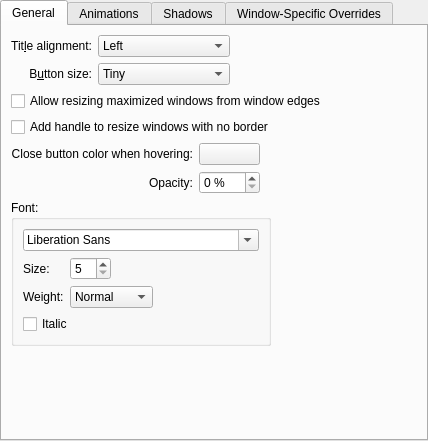
<?xml version="1.0" encoding="UTF-8"?>
<ui version="4.0">
 <class>BreezeConfigurationUI</class>
 <widget class="QWidget" name="BreezeConfigurationUI">
  <property name="geometry">
   <rect>
    <x>0</x>
    <y>0</y>
    <width>428</width>
    <height>441</height>
   </rect>
  </property>
  <layout class="QVBoxLayout" name="verticalLayout">
   <property name="leftMargin">
    <number>0</number>
   </property>
   <property name="topMargin">
    <number>0</number>
   </property>
   <property name="rightMargin">
    <number>0</number>
   </property>
   <property name="bottomMargin">
    <number>0</number>
   </property>
   <item>
    <widget class="QTabWidget" name="tabWidget">
     <property name="currentIndex">
      <number>0</number>
     </property>
     <widget class="QWidget" name="tab">
      <attribute name="title">
       <string>General</string>
      </attribute>
      <layout class="QGridLayout" name="gridLayout_4">
       <item row="0" column="0">
        <widget class="QLabel" name="label_3">
         <property name="text">
          <string>Tit&amp;le alignment:</string>
         </property>
         <property name="alignment">
          <set>Qt::AlignRight|Qt::AlignTrailing|Qt::AlignVCenter</set>
         </property>
         <property name="buddy">
          <cstring>titleAlignment</cstring>
         </property>
        </widget>
       </item>
       <item row="0" column="1">
        <widget class="QComboBox" name="titleAlignment">
         <item>
          <property name="text">
           <string>Left</string>
          </property>
         </item>
         <item>
          <property name="text">
           <string>Center</string>
          </property>
         </item>
         <item>
          <property name="text">
           <string>Center (Full Width)</string>
          </property>
         </item>
         <item>
          <property name="text">
           <string>Right</string>
          </property>
         </item>
        </widget>
       </item>
       <item row="0" column="2">
        <spacer name="horizontalSpacer">
         <property name="orientation">
          <enum>Qt::Horizontal</enum>
         </property>
         <property name="sizeHint" stdset="0">
          <size>
           <width>40</width>
           <height>20</height>
          </size>
         </property>
        </spacer>
       </item>
       <item row="1" column="0">
        <widget class="QLabel" name="label_4">
         <property name="text">
          <string>B&amp;utton size:</string>
         </property>
         <property name="alignment">
          <set>Qt::AlignRight|Qt::AlignTrailing|Qt::AlignVCenter</set>
         </property>
         <property name="buddy">
          <cstring>buttonSize</cstring>
         </property>
        </widget>
       </item>
       <item row="1" column="1">
        <widget class="QComboBox" name="buttonSize">
         <item>
          <property name="text">
           <string>Tiny</string>
          </property>
         </item>
         <item>
          <property name="text">
           <string comment="@item:inlistbox Button size:">Small</string>
          </property>
         </item>
         <item>
          <property name="text">
           <string comment="@item:inlistbox Button size:">Medium</string>
          </property>
         </item>
         <item>
          <property name="text">
           <string comment="@item:inlistbox Button size:">Large</string>
          </property>
         </item>
         <item>
          <property name="text">
           <string comment="@item:inlistbox Button size:">Very Large</string>
          </property>
         </item>
        </widget>
       </item>
       <item row="3" column="0" colspan="3">
        <widget class="QCheckBox" name="drawBorderOnMaximizedWindows">
         <property name="text">
          <string>Allow resizing maximized windows from window edges</string>
         </property>
        </widget>
       </item>
       <item row="6" column="0" colspan="3">
        <widget class="QCheckBox" name="drawSizeGrip">
         <property name="text">
          <string>Add handle to resize windows with no border</string>
         </property>
        </widget>
       </item>
       <item row="8" column="0" colspan="3">
        <layout class="QGridLayout" name="gridLayout_2" columnstretch="0,0,0,1">
         <item row="1" column="1">
          <widget class="QSpinBox" name="opacitySpinBox">
           <property name="suffix">
            <string> %</string>
           </property>
           <property name="maximum">
            <number>100</number>
           </property>
          </widget>
         </item>
         <item row="3" column="0" colspan="3">
          <widget class="QGroupBox" name="groupBox">
           <property name="title">
            <string>Font:</string>
           </property>
           <layout class="QGridLayout" name="gridLayout_3">
            <item row="0" column="0" colspan="5">
             <widget class="QFontComboBox" name="fontComboBox"/>
            </item>
            <item row="1" column="1" alignment="Qt::AlignLeft">
             <widget class="QSpinBox" name="fontSizeSpinBox">
              <property name="minimum">
               <number>5</number>
              </property>
              <property name="maximum">
               <number>50</number>
              </property>
             </widget>
            </item>
            <item row="1" column="0">
             <widget class="QLabel" name="label_9">
              <property name="text">
               <string>Size:</string>
              </property>
             </widget>
            </item>
            <item row="1" column="4">
             <spacer name="horizontalSpacer_3">
              <property name="orientation">
               <enum>Qt::Horizontal</enum>
              </property>
              <property name="sizeHint" stdset="0">
               <size>
                <width>5</width>
                <height>5</height>
               </size>
              </property>
             </spacer>
            </item>
            <item row="2" column="0">
             <widget class="QLabel" name="label_8">
              <property name="text">
               <string>Weight:</string>
              </property>
             </widget>
            </item>
            <item row="2" column="1">
             <widget class="QComboBox" name="weightComboBox">
              <property name="currentIndex">
               <number>0</number>
              </property>
              <item>
               <property name="text">
                <string>Normal</string>
               </property>
              </item>
              <item>
               <property name="text">
                <string>Medium</string>
               </property>
              </item>
              <item>
               <property name="text">
                <string>DemiBold</string>
               </property>
              </item>
              <item>
               <property name="text">
                <string>Bold</string>
               </property>
              </item>
              <item>
               <property name="text">
                <string>ExtraBold</string>
               </property>
              </item>
              <item>
               <property name="text">
                <string>Black</string>
               </property>
              </item>
             </widget>
            </item>
            <item row="3" column="0" colspan="2">
             <widget class="QCheckBox" name="italicCheckBox">
              <property name="text">
               <string>Italic</string>
              </property>
             </widget>
            </item>
           </layout>
          </widget>
         </item>
         <item row="0" column="0">
          <widget class="QLabel" name="label_7">
           <property name="text">
            <string>Close button color when hovering:</string>
           </property>
           <property name="alignment">
            <set>Qt::AlignRight|Qt::AlignTrailing|Qt::AlignVCenter</set>
           </property>
          </widget>
         </item>
         <item row="0" column="1">
          <widget class="KColorButton" name="closeHoverColor">
           <property name="color">
            <color>
             <red>255</red>
             <green>0</green>
             <blue>0</blue>
            </color>
           </property>
           <property name="defaultColor">
            <color>
             <red>255</red>
             <green>0</green>
             <blue>0</blue>
            </color>
           </property>
          </widget>
         </item>
         <item row="1" column="0">
          <widget class="QLabel" name="label_6">
           <property name="text">
            <string>Opacity:</string>
           </property>
           <property name="alignment">
            <set>Qt::AlignRight|Qt::AlignTrailing|Qt::AlignVCenter</set>
           </property>
          </widget>
         </item>
         <item row="3" column="3">
          <spacer name="horizontalSpacer_2">
           <property name="orientation">
            <enum>Qt::Horizontal</enum>
           </property>
           <property name="sizeHint" stdset="0">
            <size>
             <width>5</width>
             <height>5</height>
            </size>
           </property>
          </spacer>
         </item>
         <item row="1" column="2">
          <spacer name="horizontalSpacer_6">
           <property name="orientation">
            <enum>Qt::Horizontal</enum>
           </property>
           <property name="sizeHint" stdset="0">
            <size>
             <width>5</width>
             <height>5</height>
            </size>
           </property>
          </spacer>
         </item>
        </layout>
       </item>
       <item row="9" column="0" colspan="3">
        <spacer name="verticalSpacer">
         <property name="orientation">
          <enum>Qt::Vertical</enum>
         </property>
         <property name="sizeHint" stdset="0">
          <size>
           <width>20</width>
           <height>40</height>
          </size>
         </property>
        </spacer>
       </item>
      </layout>
     </widget>
     <widget class="QWidget" name="tab_2">
      <attribute name="title">
       <string>Animations</string>
      </attribute>
      <layout class="QGridLayout" name="gridLayout_5">
       <item row="1" column="0">
        <widget class="QLabel" name="animationsDurationLabel">
         <property name="enabled">
          <bool>false</bool>
         </property>
         <property name="text">
          <string>Anima&amp;tions duration:</string>
         </property>
         <property name="alignment">
          <set>Qt::AlignRight|Qt::AlignTrailing|Qt::AlignVCenter</set>
         </property>
         <property name="buddy">
          <cstring>animationsDuration</cstring>
         </property>
        </widget>
       </item>
       <item row="1" column="1">
        <widget class="QSpinBox" name="animationsDuration">
         <property name="enabled">
          <bool>false</bool>
         </property>
         <property name="suffix">
          <string> ms</string>
         </property>
         <property name="maximum">
          <number>500</number>
         </property>
        </widget>
       </item>
       <item row="1" column="2">
        <spacer name="horizontalSpacer_4">
         <property name="orientation">
          <enum>Qt::Horizontal</enum>
         </property>
         <property name="sizeHint" stdset="0">
          <size>
           <width>40</width>
           <height>20</height>
          </size>
         </property>
        </spacer>
       </item>
       <item row="0" column="0" colspan="3">
        <widget class="QCheckBox" name="animationsEnabled">
         <property name="text">
          <string>Enable animations</string>
         </property>
        </widget>
       </item>
       <item row="2" column="0" colspan="3">
        <spacer name="verticalSpacer_2">
         <property name="orientation">
          <enum>Qt::Vertical</enum>
         </property>
         <property name="sizeHint" stdset="0">
          <size>
           <width>20</width>
           <height>40</height>
          </size>
         </property>
        </spacer>
       </item>
      </layout>
     </widget>
     <widget class="QWidget" name="tab_4">
      <attribute name="title">
       <string>Shadows</string>
      </attribute>
      <layout class="QGridLayout" name="gridLayout">
       <item row="0" column="0">
        <widget class="QLabel" name="label">
         <property name="text">
          <string>Si&amp;ze:</string>
         </property>
         <property name="alignment">
          <set>Qt::AlignRight|Qt::AlignTrailing|Qt::AlignVCenter</set>
         </property>
         <property name="buddy">
          <cstring>shadowSize</cstring>
         </property>
        </widget>
       </item>
       <item row="0" column="1">
        <widget class="QComboBox" name="shadowSize">
         <item>
          <property name="text">
           <string comment="@item:inlistbox Button size:">None</string>
          </property>
         </item>
         <item>
          <property name="text">
           <string comment="@item:inlistbox Button size:">Small</string>
          </property>
         </item>
         <item>
          <property name="text">
           <string comment="@item:inlistbox Button size:">Medium</string>
          </property>
         </item>
         <item>
          <property name="text">
           <string comment="@item:inlistbox Button size:">Large</string>
          </property>
         </item>
         <item>
          <property name="text">
           <string comment="@item:inlistbox Button size:">Very Large</string>
          </property>
         </item>
        </widget>
       </item>
       <item row="1" column="0">
        <widget class="QLabel" name="label_2">
         <property name="text">
          <string comment="strength of the shadow (from transparent to opaque)">S&amp;trength:</string>
         </property>
         <property name="alignment">
          <set>Qt::AlignRight|Qt::AlignTrailing|Qt::AlignVCenter</set>
         </property>
         <property name="buddy">
          <cstring>shadowStrength</cstring>
         </property>
        </widget>
       </item>
       <item row="1" column="1">
        <widget class="QSpinBox" name="shadowStrength">
         <property name="suffix">
          <string>%</string>
         </property>
         <property name="minimum">
          <number>10</number>
         </property>
         <property name="maximum">
          <number>100</number>
         </property>
        </widget>
       </item>
       <item row="1" column="2">
        <spacer name="horizontalSpacer_5">
         <property name="orientation">
          <enum>Qt::Horizontal</enum>
         </property>
         <property name="sizeHint" stdset="0">
          <size>
           <width>40</width>
           <height>20</height>
          </size>
         </property>
        </spacer>
       </item>
       <item row="2" column="0">
        <widget class="QLabel" name="label_5">
         <property name="text">
          <string>Color:</string>
         </property>
         <property name="alignment">
          <set>Qt::AlignRight|Qt::AlignTrailing|Qt::AlignVCenter</set>
         </property>
        </widget>
       </item>
       <item row="2" column="1">
        <widget class="KColorButton" name="shadowColor"/>
       </item>
       <item row="3" column="0" colspan="3">
        <spacer name="verticalSpacer_3">
         <property name="orientation">
          <enum>Qt::Vertical</enum>
         </property>
         <property name="sizeHint" stdset="0">
          <size>
           <width>20</width>
           <height>40</height>
          </size>
         </property>
        </spacer>
       </item>
      </layout>
     </widget>
     <widget class="QWidget" name="tab_3">
      <attribute name="title">
       <string>Window-Specific Overrides</string>
      </attribute>
      <layout class="QVBoxLayout" name="verticalLayout_3">
       <item>
        <widget class="Breeze::ExceptionListWidget" name="exceptions" native="true">
         <property name="sizePolicy">
          <sizepolicy hsizetype="Preferred" vsizetype="Expanding">
           <horstretch>0</horstretch>
           <verstretch>0</verstretch>
          </sizepolicy>
         </property>
        </widget>
       </item>
      </layout>
     </widget>
    </widget>
   </item>
  </layout>
 </widget>
 <customwidgets>
  <customwidget>
   <class>KColorButton</class>
   <extends>QPushButton</extends>
   <header>kcolorbutton.h</header>
  </customwidget>
  <customwidget>
   <class>Breeze::ExceptionListWidget</class>
   <extends>QWidget</extends>
   <header>config/breezeexceptionlistwidget.h</header>
   <container>1</container>
  </customwidget>
 </customwidgets>
 <tabstops>
  <tabstop>tabWidget</tabstop>
  <tabstop>titleAlignment</tabstop>
  <tabstop>buttonSize</tabstop>
  <tabstop>drawBorderOnMaximizedWindows</tabstop>
  <tabstop>drawSizeGrip</tabstop>
  <tabstop>animationsEnabled</tabstop>
  <tabstop>animationsDuration</tabstop>
  <tabstop>shadowSize</tabstop>
  <tabstop>shadowStrength</tabstop>
  <tabstop>shadowColor</tabstop>
 </tabstops>
 <resources/>
 <connections>
  <connection>
   <sender>animationsEnabled</sender>
   <signal>toggled(bool)</signal>
   <receiver>animationsDurationLabel</receiver>
   <slot>setEnabled(bool)</slot>
   <hints>
    <hint type="sourcelabel">
     <x>34</x>
     <y>194</y>
    </hint>
    <hint type="destinationlabel">
     <x>84</x>
     <y>221</y>
    </hint>
   </hints>
  </connection>
  <connection>
   <sender>animationsEnabled</sender>
   <signal>toggled(bool)</signal>
   <receiver>animationsDuration</receiver>
   <slot>setEnabled(bool)</slot>
   <hints>
    <hint type="sourcelabel">
     <x>108</x>
     <y>194</y>
    </hint>
    <hint type="destinationlabel">
     <x>141</x>
     <y>229</y>
    </hint>
   </hints>
  </connection>
 </connections>
</ui>
